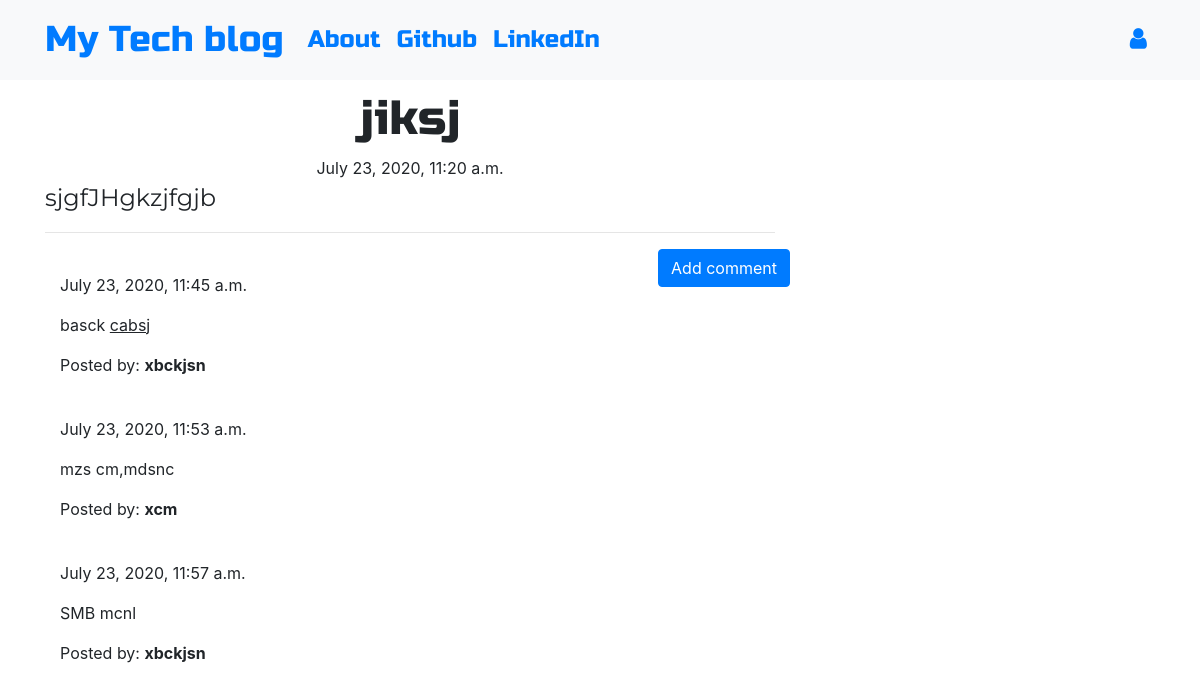
Screenshot of /post/3 with the database file from the repository.
### blog/models.py (models this page shows, shortened)
class Post(models.Model):
    author = models.ForeignKey('auth.User',on_delete=models.CASCADE)
    title = models.CharField(max_length=300)
    text = models.TextField()
    created_date = models.DateTimeField(default=timezone.now)
    published_date = models.DateTimeField(blank=True,null=True)

class Comment(models.Model):
    post = models.ForeignKey('blog.post', related_name='comments',on_delete=models.CASCADE)
    author = models.CharField(max_length=300)
    text = models.TextField()
    created_date = models.DateTimeField(default=timezone.now)
    approved_comment = models.BooleanField(default=False)

### blog/views.py (the view)
# urls.py: path('post/<int:pk>', views.PostDetailView.as_view(), name='post_detail'),
class PostDetailView(DetailView):
    model = Post

### blog/templates/blog/post_detail.html (shortened to what this page needs)
{% extends 'blog/base.html' %}
{% block content %}
  <h1 class="posttitle loader">{{ post.title }}</h1>
  {% if post.published_date %}
    <div class="date postdate">
      {{post.published_date}}
    </div>
  {% else %}
    <a class="btn btn-outline-dark" href="{% url 'post_publish' pk=post.pk %}">Publish</a>
  {% endif %}
  <p class="postcontent">{{post.text|safe|linebreaksbr}}</p>
  <hr>
  <a class="btn btn-primary btn-comment" href="{% url 'add_comment_to_post' pk=post.pk %}">Add comment</a>
  <div class="container">
    {% for comment in post.comments.all %}
    <br>
      {% if user.is_authenticated or comment.approved_comment %}
          {{ comment.created_date }}
          <p>{{ comment.text|safe|linebreaks }}</p>
          <p>Posted by: <strong>{{ comment.author }}</strong></p>
        {% endif %}
        {% empty %}
          <p>No comments posted</p>
    {% endfor %}
  </div>
{% endblock %}

### blog/static/css/blog.css (style rules this page uses)
.postdate { text-align: center; }
.posttitle { font-family: 'Russo One', sans-serif; font-size: 3em; text-align: center; }
.postcontent { font-family: 'Montserrat'; font-size: 1.5em; }
.btn-comment { position: absolute; right: 0px; }
.loader { filter:hue-rotate(0deg); color: linear-gradient(45deg,#0f8,#08f); animation:hue 5000ms infinite linear; }

### rows the page displays
Post: title "jiksj", published_date "July 23, 2020, 11:20 a.m.", text "sjgfJHgkzjfgjb"
Comment: created_date "July 23, 2020, 11:45 a.m.", text "basck cabsj", author "xbckjsn"
Comment: created_date "July 23, 2020, 11:53 a.m.", text "mzs cm,mdsnc", author "xcm"
Comment: created_date "July 23, 2020, 11:57 a.m.", text "SMB mcnl", author "xbckjsn"
